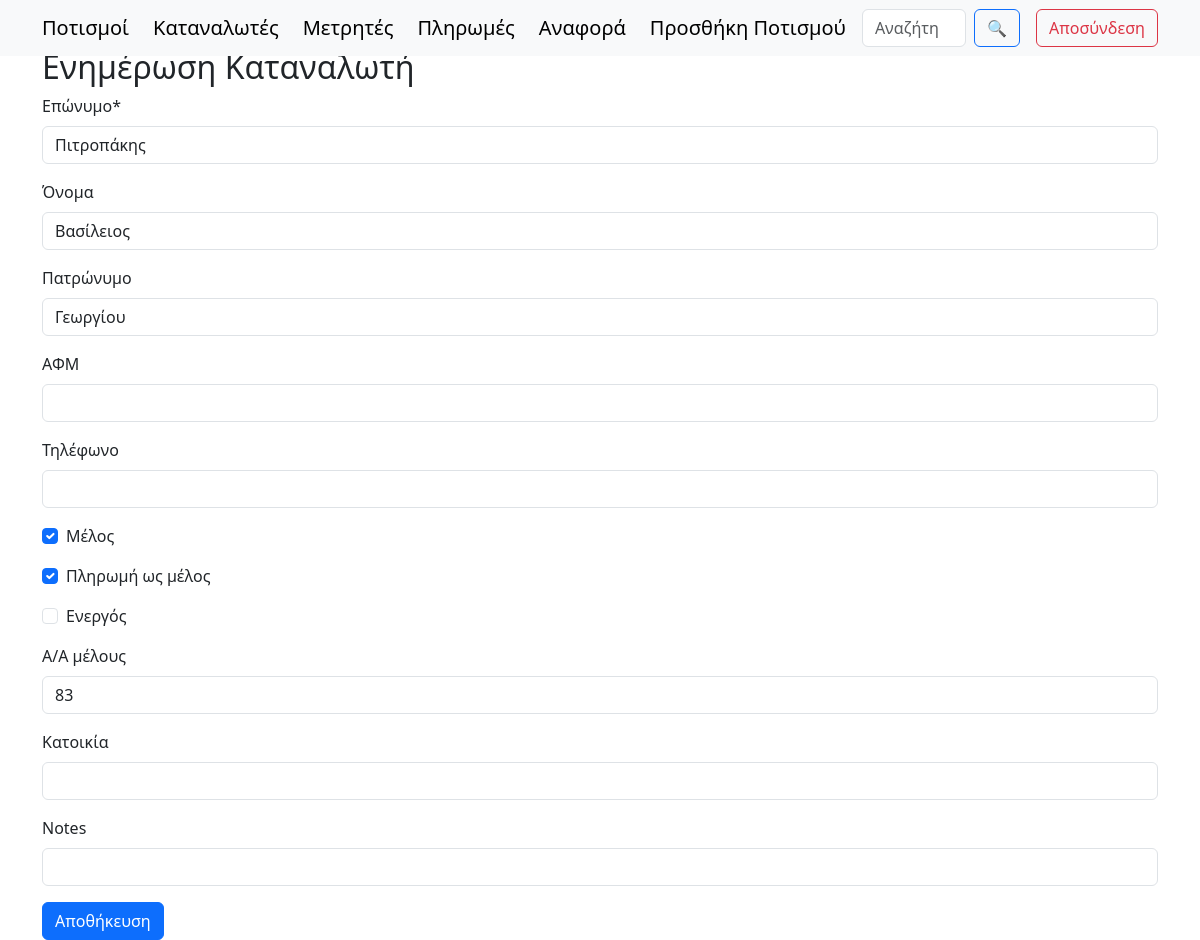
The app's page /customers/update/95/ (signed in), older data.
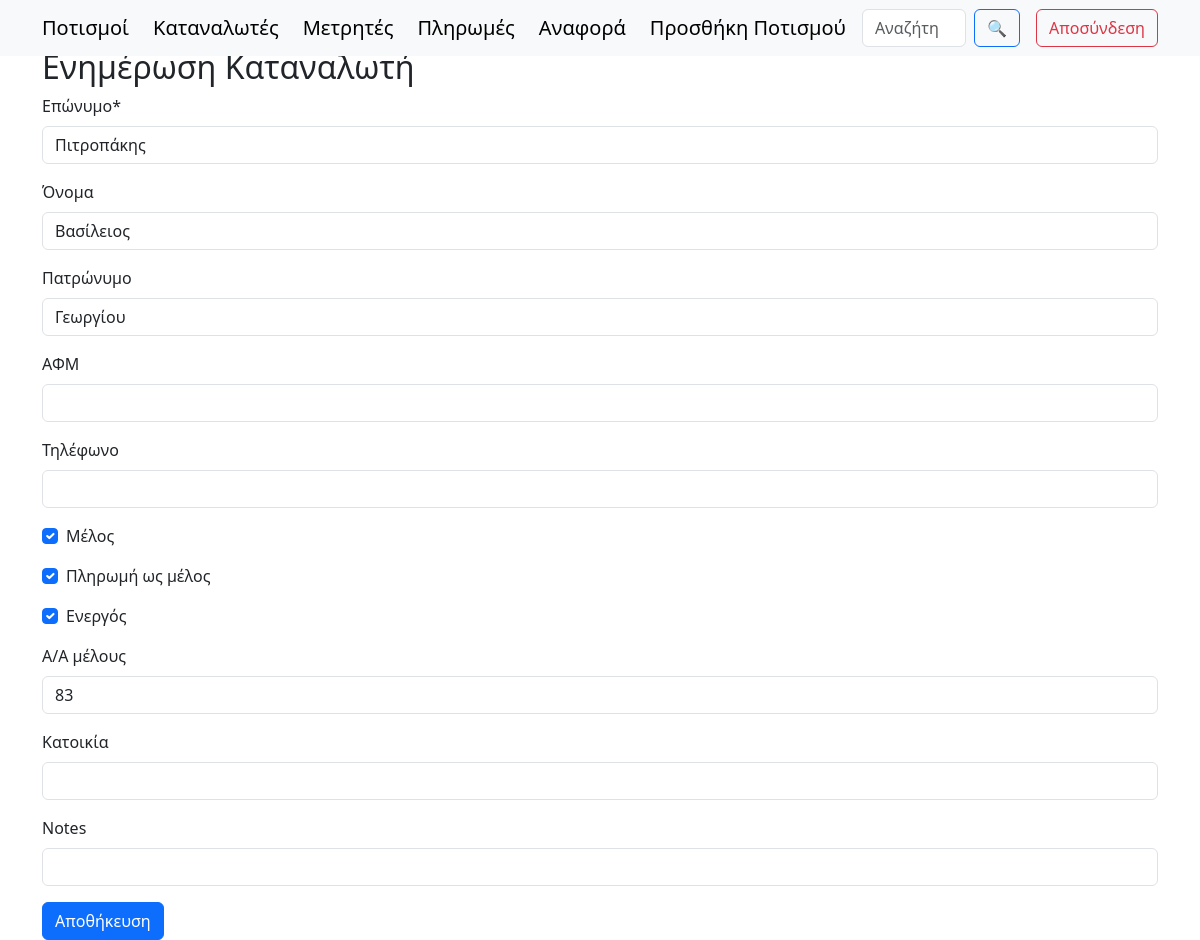
The same page, newer data.
### synet/models.py (models this page shows, shortened)
class Persons(models.Model):
    surname = models.CharField(max_length=100)
    name = models.CharField(max_length=100, null=True, blank=True)
    fathersName = models.CharField(max_length=100, null=True, blank=True)
    afm = models.CharField(max_length=9, null=True, blank=True, unique=True)
    phone = models.CharField(max_length=10, null=True, blank=True)
    member = models.BooleanField(default=True)  # Είναι μέλος του συνεταιρισμού
    payAsMember = models.BooleanField(default=True)  # Πληρώνει σαν μέλος του συνεταιρισμού
    isActive = models.BooleanField(default=False)  # Είναι ενεργός στον πολιτισμό
    aa = models.IntegerField(null=True, blank=True, unique=True)  # Αύξων αριθμός απόφασης ΔΣ 7/10/2000
    placeOfResidence = models.CharField(max_length=20, null=True, blank=True) # Τόπος διαμονής
    notes = models.CharField(max_length=100, null=True, blank=True)
    class Meta:
        unique_together = ('surname', 'name', 'fathersName')
        ordering = ['surname', 'name', 'fathersName']

### synet/views.py (the view)
# urls.py: path('customers/update/<int:pk>/', PersonsUpdateView.as_view(), name='customers_update'),
class PersonsUpdateView(PermissionRequiredMixin, UpdateView):
    permission_required = 'synet.change_model'
    model = Persons
    form_class = PersonsForm
    template_name = 'persons_update.html'
    success_url = reverse_lazy('customers')

### synet/forms.py
class PersonsForm(forms.ModelForm):
    class Meta:
        model = Persons
        fields = '__all__'
        labels = {
            'surname': 'Επώνυμο',
            'name': 'Όνομα',
            'fathersName': 'Πατρώνυμο',
            'afm': 'ΑΦΜ',
            'phone': 'Τηλέφωνο',
            'member': 'Μέλος',
            'payAsMember': 'Πληρωμή ως μέλος',
            'isActive': 'Ενεργός',
            'aa': 'Α/Α μέλους',
            'placeOfResidence': 'Κατοικία',
            'Notes': 'Σημειώσεις',
        }

### templates/persons_update.html (shortened to what this page needs)
{% load crispy_forms_tags %}
<!DOCTYPE html>
<html lang="el">
<head>
    <link rel="stylesheet" href="https://cdn.jsdelivr.net/npm/bootstrap@5.3.0/dist/css/bootstrap.min.css">
</head>
<body>
    {% include "navbar.html" %}
    <div class="container mt-5">
        <h2>Ενημέρωση Καταναλωτή</h2>
        <form method="post">
            {{ form|crispy }}
            <button type="submit" class="btn btn-primary">Αποθήκευση</button>
            </form>
    </div>
</body>
</html>

Row changes from the older to the newer data that the page shows:
changed Persons "Πιτροπάκης": isActive "☐" → "☑"
